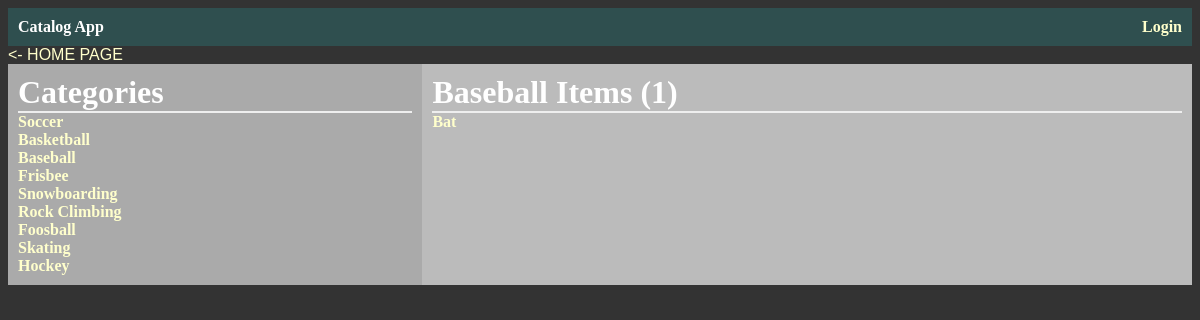
Page /catalog/Baseball/items/ on the committed database.
### database_setup.py (models this page shows, shortened)
class Category(Base):
    __tablename__ = 'category'
    id = Column(Integer, primary_key=True)
    name = Column(String(250), nullable=False)
    user_id = Column(Integer, ForeignKey('user.id'))
    user = relationship(User)

class Item(Base):
    __tablename__ = 'item'
    id = Column(Integer, primary_key=True)
    title = Column(String(80), nullable=False)
    description = Column(String(250))
    cat_id = Column(Integer, ForeignKey('category.id'))
    category = relationship(Category)
    user_id = Column(Integer, ForeignKey('user.id'))
    user = relationship(User)

### application.py (the view)
@app.route('/catalog/<string:cat_name>/items/')
def category_items(cat_name):
    categories = session.query(Category).all()
    category = session.query(Category).filter_by(name=cat_name).one()
    items = session.query(Item).filter_by(cat_id=category.id). \
        order_by(Item.id.desc()).all()
    ary_items = []
    for l in items:
        item_output = {
            'id': l.id,
            'title': l.title,
            'cat_id': l.cat_id,
            'cat_name': cat_name,
        }
        ary_items.append(item_output)
    return render_template('listItemsCat.html', categories=categories,
                           cat_name=cat_name, items=ary_items)

### templates/listItemsCat.html (shortened to what this page needs)
{% extends "main.html" %}
{% block content %}
	<a href = '{{url_for('home') }}'> <- HOME PAGE</a>
	<div class="row">
		<div class="col-left" style="background-color:#aaa;">
			<h1> Categories </h1>
			{% for c in categories %}
				<h2>
					<a href='{{url_for('category_items', cat_name = c.name)}}' style='text-decoration:none' >{{c.name}}<a/>
				</h2>
			{% endfor %}
		</div>
		<div class="col-right" style="background-color:#bbb;">
			<h1> {{cat_name}} Items ({{items|length}}) </h1>
			{% for i in items %}
				<h2>
					<a href='{{url_for('item_information', cat_name=cat_name, item_title=i.title )}}' >{{i.title}} <a/>
				</h2>
			{% endfor %}
			{% if categories|length > items|length %}
					{% for c in range(categories|length - items|length) %}
						<h2>&nbsp;</h2>
					{% endfor %}
				{% endif %}
		</div>
	</div>
{% endblock%}

### static/styles.css (style rules this page uses)
* { box-sizing: border-box; }
.row { width: 100%; }
.col-left { padding: 10px; float: left; width: 35%; }
.col-right { padding: 10px; float: right; width: 65%; }
body { font-family: sans-serif; background-color: #333333 }
h1, h2, h3, h4 { color: #ffffff; }
h1, h2 { font-family: 'georgia', serif; margin:0; }
h1 { border-bottom: 2px solid #eee; }
h2 { font-size: 1em; }
a { text-decoration: none; color: #ffffcc; font-size: 1 em; }

### rows in the picture
Category: name "Soccer"
Category: name "Basketball"
Category: name "Baseball"
Category: name "Frisbee"
Category: name "Snowboarding"
Category: name "Rock Climbing"
Category: name "Foosball"
Category: name "Skating"
Category: name "Hockey"
Item: title "Bat"

### other values in the picture
{{ items|length }} "1"
